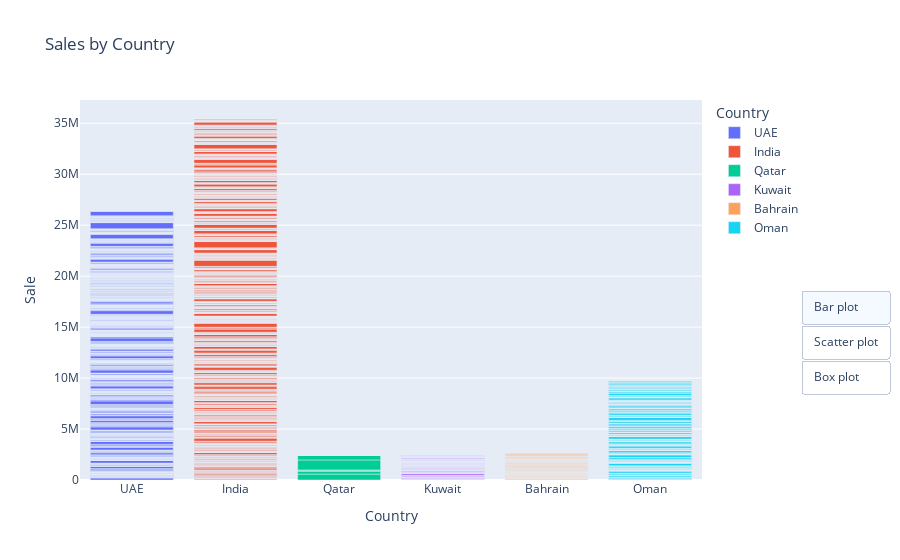

Source (notebook cell):
### Markdown cell above
Button interectivity

### Code cell
bar.update_layout({'updatemenus': [{'type': 'buttons', 'direction': 'down', 'x': 1.3, 'y': 0.5, 'showactive': True, 
                                    'active': 0, 'buttons':buttons}]})

### Figure 1 — Plotly figure (JSON) as saved in the notebook; plotly's stock layout.template omitted (floating-point values rounded to 4 significant figures; data arrays with more than 128 entries replaced by an {"elided": "..."} marker saying what was removed)
{"data": [{"hovertemplate": "Country=%{x}<br>Sale=%{y}<extra></extra>", "legendgroup": "UAE", "marker": {"color": "#636efa", "pattern": {"shape": ""}}, "name": "UAE", "orientation": "v", "showlegend": true, "textposition": "auto", "type": "bar", "x": {"elided": "939 str values"}, "xaxis": "x", "y": {"elided": "939 float values"}, "yaxis": "y"}, {"hovertemplate": "Country=%{x}<br>Sale=%{y}<extra></extra>", "legendgroup": "India", "marker": {"color": "#EF553B", "pattern": {"shape": ""}}, "name": "India", "orientation": "v", "showlegend": true, "textposition": "auto", "type": "bar", "x": {"elided": "1037 str values"}, "xaxis": "x", "y": {"elided": "1037 float values"}, "yaxis": "y"}, {"hovertemplate": "Country=%{x}<br>Sale=%{y}<extra></extra>", "legendgroup": "Qatar", "marker": {"color": "#00cc96", "pattern": {"shape": ""}}, "name": "Qatar", "orientation": "v", "showlegend": true, "textposition": "auto", "type": "bar", "x": ["Qatar", "Qatar", "Qatar", "Qatar", "Qatar", "Qatar", "Qatar", "Qatar"], "xaxis": "x", "y": [580100.0, 293900.0, 37120.0, 69300.0, 987500.0, 434400.0, 5610.0, 5738.0], "yaxis": "y"}, {"hovertemplate": "Country=%{x}<br>Sale=%{y}<extra></extra>", "legendgroup": "Kuwait", "marker": {"color": "#ab63fa", "pattern": {"shape": ""}}, "name": "Kuwait", "orientation": "v", "showlegend": true, "textposition": "auto", "type": "bar", "x": ["Kuwait", "Kuwait", "Kuwait", "Kuwait", "Kuwait", "Kuwait", "Kuwait", "Kuwait", "Kuwait", "Kuwait", "Kuwait", "Kuwait", "Kuwait", "Kuwait", "Kuwait", "Kuwait", "Kuwait", "Kuwait", "Kuwait", "Kuwait", "Kuwait", "Kuwait", "Kuwait", "Kuwait", "Kuwait", "Kuwait", "Kuwait", "Kuwait", "Kuwait", "Kuwait", "Kuwait", "Kuwait", "Kuwait", "Kuwait", "Kuwait", "Kuwait", "Kuwait", "Kuwait", "Kuwait", "Kuwait", "Kuwait", "Kuwait", "Kuwait", "Kuwait", "Kuwait", "Kuwait", "Kuwait", "Kuwait", "Kuwait", "Kuwait", "Kuwait", "Kuwait", "Kuwait", "Kuwait", "Kuwait", "Kuwait", "Kuwait", "Kuwait", "Kuwait", "Kuwait", "Kuwait", "Kuwait", "Kuwait", "Kuwait", "Kuwait", "Kuwait", "Kuwait", "Kuwait", "Kuwait", "Kuwait", "Kuwait", "Kuwait", "Kuwait", "Kuwait", "Kuwait", "Kuwait", "Kuwait", "Kuwait", "Kuwait", "Kuwait", "Kuwait", "Kuwait", "Kuwait", "Kuwait", "Kuwait", "Kuwait", "Kuwait", "Kuwait", "Kuwait", "Kuwait", "Kuwait", "Kuwait", "Kuwait", "Kuwait", "Kuwait", "Kuwait", "Kuwait", "Kuwait", "Kuwait", "Kuwait", "Kuwait", "Kuwait", "Kuwait", "Kuwait", "Kuwait", "Kuwait", "Kuwait", "Kuwait", "Kuwait", "Kuwait", "Kuwait", "Kuwait", "Kuwait", "Kuwait", "Kuwait", "Kuwait", "Kuwait"], "xaxis": "x", "y": [6469.0, 20580.0, 49780.0, 39840.0, 9990.0, 5002.0, 5429.0, 84040.0, 21060.0, 20580.0, 13480.0, 12230.0, 105400.0, 19060.0, 20570.0, 12890.0, 5359.0, 20940.0, 5481.0, 171900.0, 5090.0, 10530.0, 24450.0, 3409.0, 86860.0, 16650.0, 3679.0, 11580.0, 26900.0, 3750.0, 95550.0, 18320.0, 4047.0, 10070.0, 23390.0, 3261.0, 83080.0, 15930.0, 3519.0, 13090.0, 30400.0, 4239.0, 108000.0, 20700.0, 4574.0, 21840.0, 9240.0, 11860.0, 4050.0, 28220.0, 31950.0, 5063.0, 5063.0, 5063.0, 15730.0, 5063.0, 8640.0, 6750.0, 18220.0, 10800.0, 30690.0, 16200.0, 24300.0, 10800.0, 5625.0, 16880.0, 26400.0, 6750.0, 25990.0, 9000.0, 35360.0, 4760.0, 24680.0, 13770.0, 8160.0, 13460.0, 19280.0, 10230.0, 13030.0, 5511.0, 12520.0, 15860.0, 18180.0, 11270.0, 5636.0, 5636.0, 5511.0, 11270.0, 5977.0, 3793.0, 11640.0, 6897.0, 3879.0, 6897.0, 10530.0, 24450.0, 3409.0, 86860.0, 16650.0, 3679.0, 11580.0, 26900.0, 3750.0, 95550.0, 18320.0, 4047.0, 5738.0, 19510.0, 7140.0, 11480.0, 10200.0, 26730.0, 10800.0, 13500.0, 6075.0, 11880.0, 24300.0], "yaxis": "y"}, {"hovertemplate": "Country=%{x}<br>Sale=%{y}<extra></extra>", "legendgroup": "Bahrain", "marker": {"color": "#FFA15A", "pattern": {"shape": ""}}, "name": "Bahrain", "orientation": "v", "showlegend": true, "textposition": "auto", "type": "bar", "x": ["Bahrain", "Bahrain", "Bahrain", "Bahrain", "Bahrain", "Bahrain", "Bahrain", "Bahrain", "Bahrain", "Bahrain", "Bahrain", "Bahrain", "Bahrain", "Bahrain", "Bahrain", "Bahrain", "Bahrain", "Bahrain", "Bahrain", "Bahrain", "Bahrain", "Bahrain", "Bahrain", "Bahrain", "Bahrain", "Bahrain", "Bahrain", "Bahrain", "Bahrain", "Bahrain", "Bahrain", "Bahrain", "Bahrain", "Bahrain", "Bahrain", "Bahrain", "Bahrain", "Bahrain", "Bahrain", "Bahrain", "Bahrain", "Bahrain", "Bahrain", "Bahrain", "Bahrain", "Bahrain", "Bahrain", "Bahrain", "Bahrain", "Bahrain", "Bahrain", "Bahrain", "Bahrain", "Bahrain", "Bahrain", "Bahrain", "Bahrain", "Bahrain", "Bahrain", "Bahrain", "Bahrain", "Bahrain", "Bahrain", "Bahrain", "Bahrain", "Bahrain", "Bahrain", "Bahrain", "Bahrain", "Bahrain", "Bahrain", "Bahrain", "Bahrain", "Bahrain", "Bahrain", "Bahrain", "Bahrain", "Bahrain", "Bahrain", "Bahrain", "Bahrain", "Bahrain", "Bahrain", "Bahrain", "Bahrain", "Bahrain", "Bahrain", "Bahrain", "Bahrain", "Bahrain", "Bahrain", "Bahrain"], "xaxis": "x", "y": [5670.0, 41720.0, 13760.0, 48750.0, 72270.0, 5177.0, 51390.0, 10820.0, 37470.0, 17710.0, 7995.0, 33960.0, 5132.0, 27850.0, 51600.0, 15520.0, 4992.0, 25560.0, 35980.0, 11850.0, 17570.0, 3679.0, 30880.0, 17080.0, 26430.0, 13260.0, 4047.0, 33960.0, 18790.0, 29070.0, 14590.0, 3519.0, 29540.0, 16340.0, 25280.0, 12680.0, 4574.0, 38400.0, 21240.0, 32860.0, 16490.0, 60320.0, 20920.0, 10120.0, 15600.0, 53840.0, 18560.0, 28200.0, 46800.0, 74250.0, 42520.0, 33480.0, 106800.0, 5625.0, 41850.0, 10200.0, 48620.0, 32130.0, 16320.0, 24350.0, 76430.0, 8160.0, 11270.0, 17370.0, 24800.0, 45090.0, 10020.0, 3879.0, 43620.0, 34910.0, 20690.0, 3679.0, 30880.0, 17080.0, 26430.0, 13260.0, 4047.0, 33960.0, 18790.0, 29070.0, 14590.0, 61710.0, 22950.0, 8160.0, 105900.0, 48600.0, 6480.0, 6075.0, 23400.0, 134600.0, 54680.0, 41040.0], "yaxis": "y"}, {"hovertemplate": "Country=%{x}<br>Sale=%{y}<extra></extra>", "legendgroup": "Oman", "marker": {"color": "#19d3f3", "pattern": {"shape": ""}}, "name": "Oman", "orientation": "v", "showlegend": true, "textposition": "auto", "type": "bar", "x": {"elided": "249 str values"}, "xaxis": "x", "y": {"elided": "249 float values"}, "yaxis": "y"}], "layout": {"barmode": "relative", "legend": {"title": {"text": "Country"}, "tracegroupgap": 0}, "title": {"text": "Sales by Country"}, "updatemenus": [{"active": 0, "buttons": [{"args": [{"type": "bar"}, {"title": "Sales by Country"}], "label": "Bar plot", "method": "update"}, {"args": [{"type": "scatter"}, {"title": "Sales by Country"}], "label": "Scatter plot", "method": "update"}, {"args": [{"type": "box"}, {"title": "Sales by Country"}], "label": "Box plot", "method": "update"}], "direction": "down", "showactive": true, "type": "buttons", "x": 1.3, "y": 0.5}], "xaxis": {"anchor": "y", "categoryarray": ["UAE", "India", "Qatar", "Kuwait", "Bahrain", "Oman"], "categoryorder": "array", "domain": [0, 1], "title": {"text": "Country"}}, "yaxis": {"anchor": "x", "domain": [0, 1], "title": {"text": "Sale"}}}}
